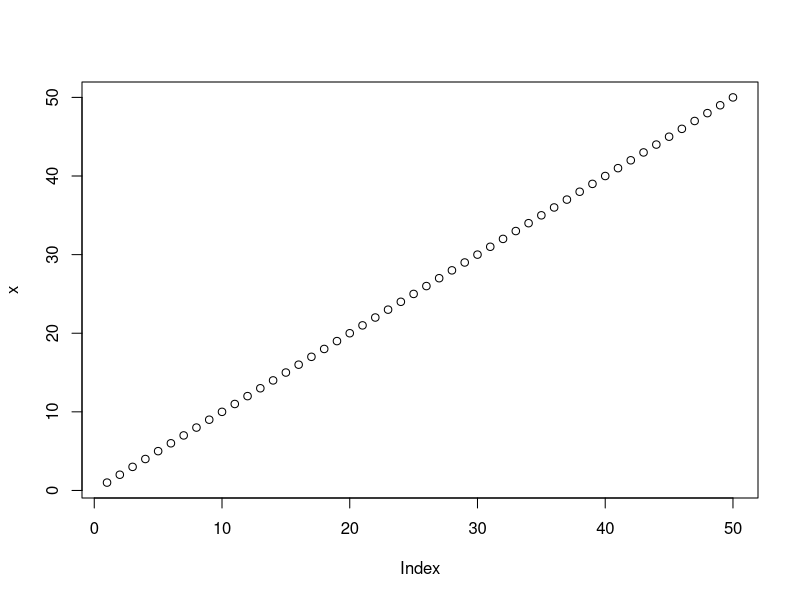
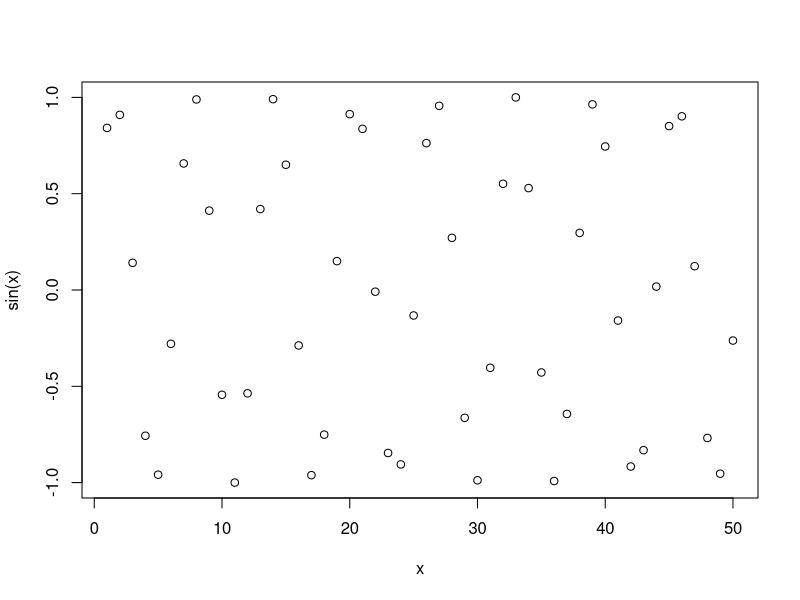
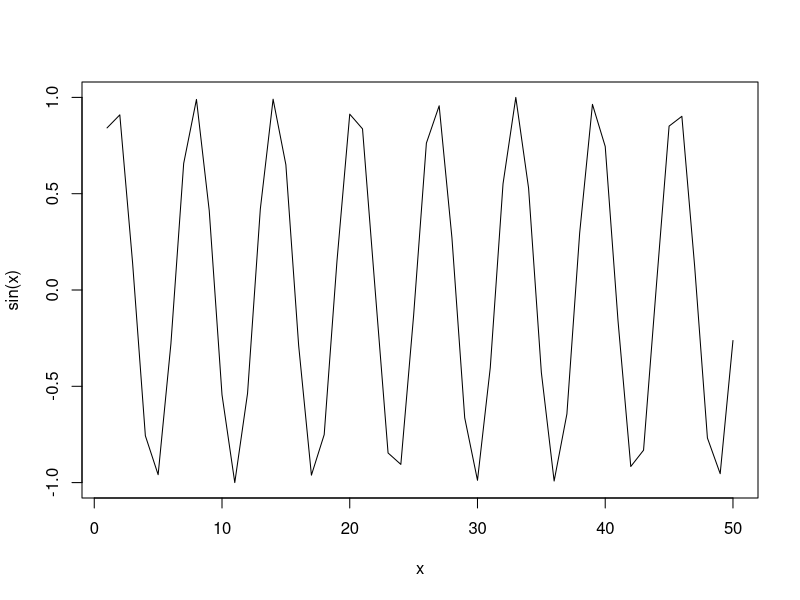
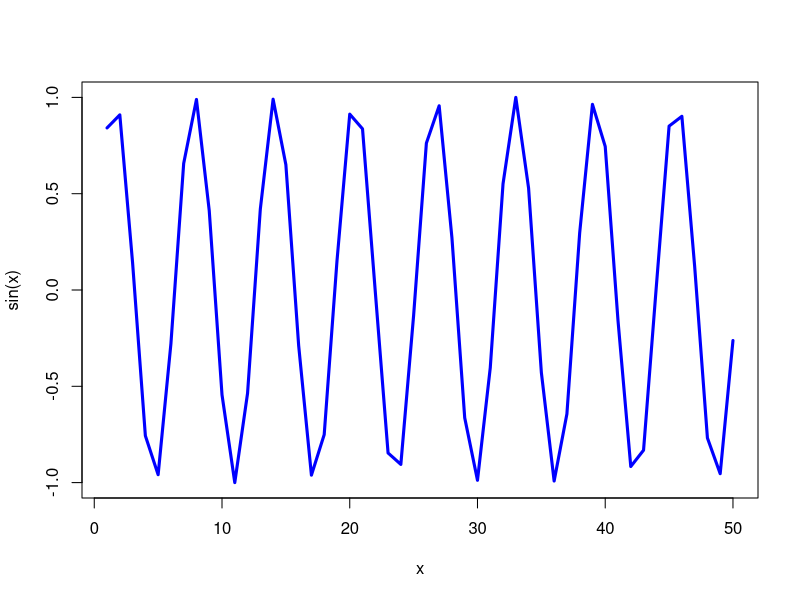
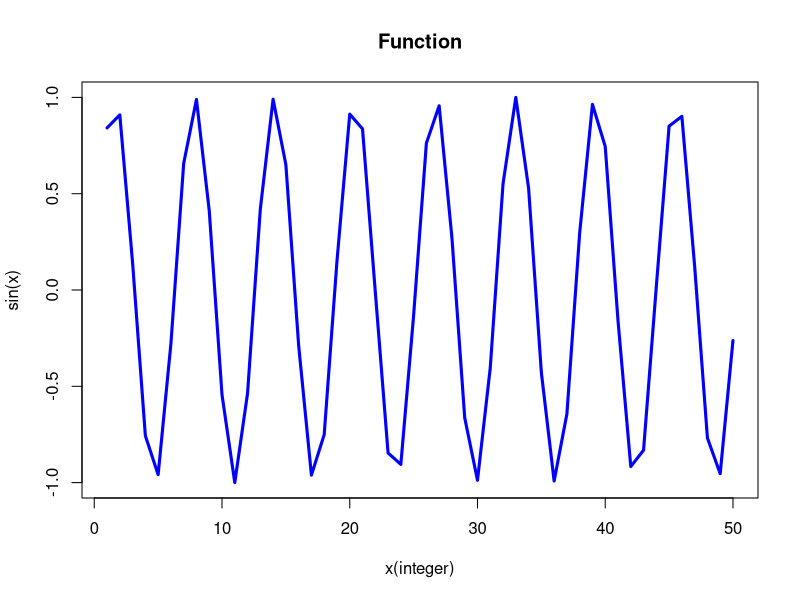

R code for these plots, in order:
#Jiachen_Fan_Lab_4

x <- 1:50

plot(x)

plot(x, sin(x))

plot(x, sin(x), type = 'l')

plot(x, sin(x), type = 'l', col = 'blue', lwd = 3)

plot(x, sin(x), type = 'l', col = 'blue', lwd = 3, xlab ='x(integer)',)

title(main ='Function')
